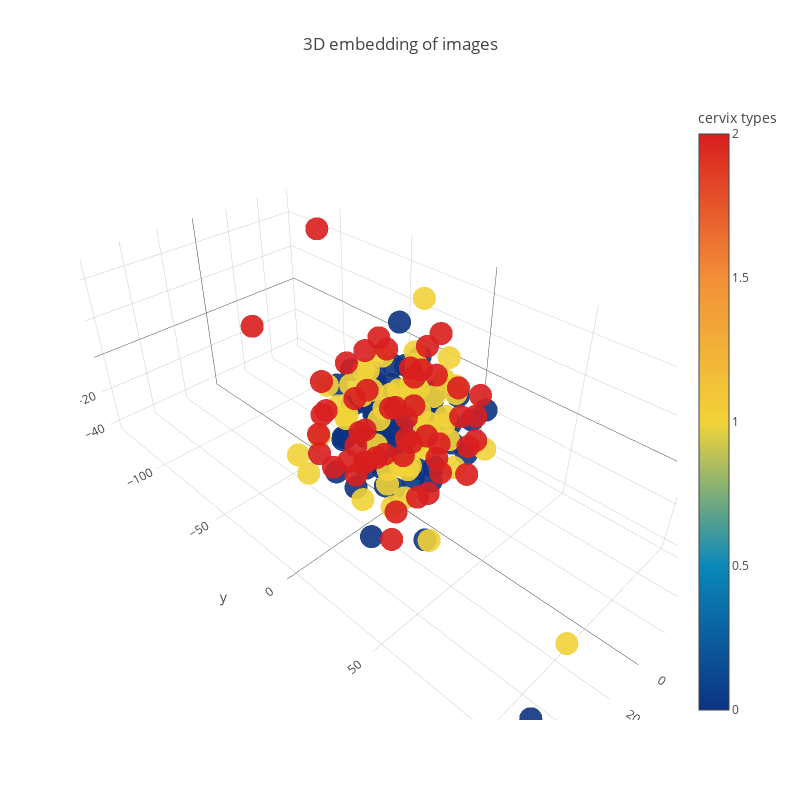

Here is the notebook cell this chart was saved with:
### Code cell
from sklearn import preprocessing

trace1 = go.Scatter3d(
    x=tsne[:,0],
    y=tsne[:,1],
    z=tsne[:,2],
    mode='markers',
    marker=dict(
        sizemode='diameter',
        color = preprocessing.LabelEncoder().fit_transform(all_image_types),
        colorscale = 'Portland',
        colorbar = dict(title = 'cervix types'),
        line=dict(color='rgb(255, 255, 255)'),
        opacity=0.9
    )
)

data=[trace1]
layout=dict(height=800, width=800, title='3D embedding of images')
fig=dict(data=data, layout=layout)
py.iplot(fig, filename='3DBubble')

### Figure 1 — Plotly figure (JSON) as saved in the notebook; plotly's stock layout.template omitted (floating-point values rounded to 4 significant figures; data arrays with more than 128 entries replaced by an {"elided": "..."} marker saying what was removed)
{"data": [{"marker": {"color": {"elided": "153 int values"}, "colorbar": {"title": "cervix types"}, "colorscale": "Portland", "line": {"color": "rgb(255, 255, 255)"}, "opacity": 0.9, "sizemode": "diameter"}, "mode": "markers", "type": "scatter3d", "x": {"elided": "153 float values"}, "y": {"elided": "153 float values"}, "z": {"elided": "153 float values"}}], "layout": {"height": 800, "title": "3D embedding of images", "width": 800}}
